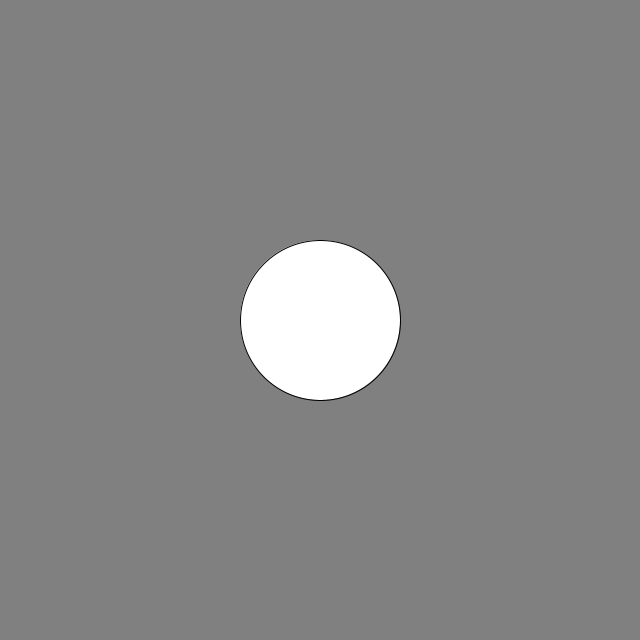
Frame 1 (no input)
Frame 60 (the mouse pressed at the canvas centre just before this capture): identical to frame 1, image omitted
Frame 120 (the mouse held since frame 60 and released just before this capture): identical to frame 1, image omitted

The Processing sketch that drew this single still picture (run headless with seeded random() and noise(); from frame 60 on, the mouse is pressed at the canvas centre):

// Processing sketch: sketch_33ArrowKeys
// ── sketch_33ArrowKeys.pde
int x;

void setup() {
  size(640, 640);
  x = width/2;
}

void draw() {
  background(128);

  if (keyPressed && (key == CODED)) { // If it's a coded key
    if (keyCode == LEFT) { // If it's the left arrow
      x--;
    } else if (keyCode == RIGHT) { // If it's the right arrow
      x++;
    }
  }
  ellipse(x, 320, 160, 160);
}
